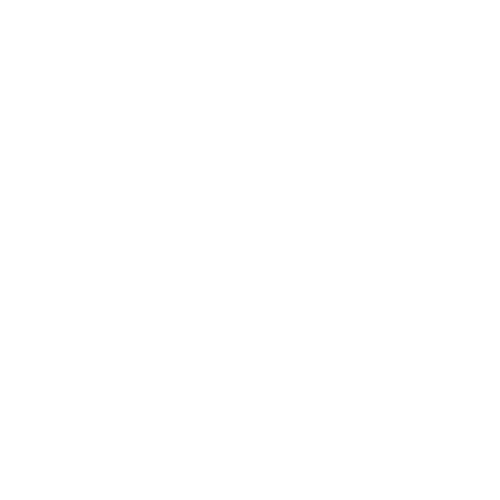
Frame 1 (no input)
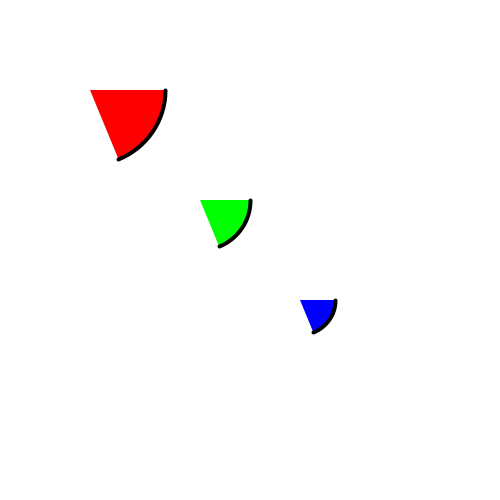
Frame 60 (the mouse pressed at the canvas centre just before this capture)
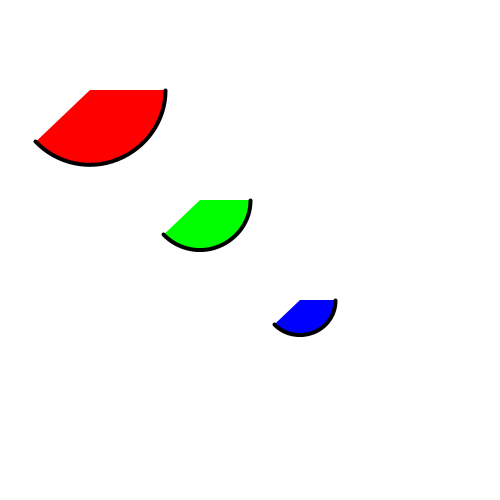
Frame 120 (the mouse held since frame 60 and released just before this capture)

The Processing sketch that drew these frames (run headless with seeded random() and noise(); from frame 60 on, the mouse is pressed at the canvas centre):

// Processing sketch: processing_68025
// ── processing_68025.pde

float inicio,fin;
void setup()
{
 size(500,500); 
noFill();
 smooth();
}

void draw(){
  
background(255);
strokeWeight(4);
fill(255,0,0);
arc(90,90,150,150,0,0+fin);
fill(0,255,0);
arc(200,200,100,100,0,0+fin);
fill(0,0,255);
arc(300,300,70,70,0,0+fin);
inicio+=.01;
fin+=.02;
}
